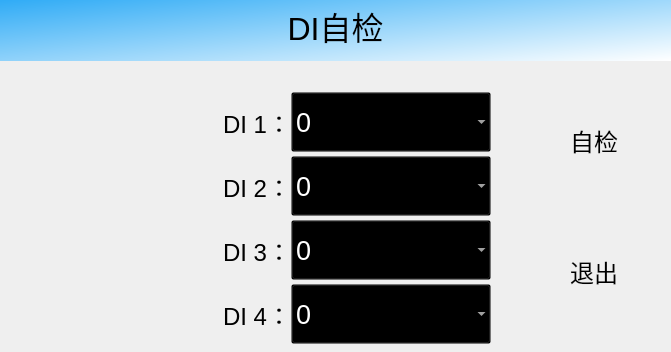
<?xml version="1.0" encoding="UTF-8"?>
<ui version="4.0">
 <class>DialogSetupDiCheck</class>
 <widget class="QDialog" name="DialogSetupDiCheck">
  <property name="geometry">
   <rect>
    <x>0</x>
    <y>0</y>
    <width>671</width>
    <height>352</height>
   </rect>
  </property>
  <property name="windowTitle">
   <string>Dialog</string>
  </property>
  <widget class="QWidget" name="horizontalLayoutWidget">
   <property name="geometry">
    <rect>
     <x>0</x>
     <y>0</y>
     <width>671</width>
     <height>351</height>
    </rect>
   </property>
   <layout class="QHBoxLayout" name="hLayoutMain" stretch="0">
    <property name="spacing">
     <number>0</number>
    </property>
    <property name="leftMargin">
     <number>0</number>
    </property>
    <property name="topMargin">
     <number>0</number>
    </property>
    <property name="rightMargin">
     <number>0</number>
    </property>
    <property name="bottomMargin">
     <number>0</number>
    </property>
    <item>
     <layout class="QVBoxLayout" name="verticalLayout" stretch="0">
      <property name="spacing">
       <number>0</number>
      </property>
      <property name="leftMargin">
       <number>0</number>
      </property>
      <property name="topMargin">
       <number>0</number>
      </property>
      <property name="rightMargin">
       <number>0</number>
      </property>
      <property name="bottomMargin">
       <number>0</number>
      </property>
      <item>
       <widget class="QFrame" name="frameParaments">
        <property name="styleSheet">
         <string notr="true">background-color: transparent;color:white;</string>
        </property>
        <property name="frameShape">
         <enum>QFrame::NoFrame</enum>
        </property>
        <property name="frameShadow">
         <enum>QFrame::Raised</enum>
        </property>
        <property name="lineWidth">
         <number>0</number>
        </property>
        <widget class="QWidget" name="layoutWidget_2">
         <property name="geometry">
          <rect>
           <x>0</x>
           <y>60</y>
           <width>531</width>
           <height>287</height>
          </rect>
         </property>
         <layout class="QGridLayout" name="gridLayout" rowstretch="1,0,0,0" columnstretch="0,0">
          <property name="leftMargin">
           <number>25</number>
          </property>
          <property name="topMargin">
           <number>30</number>
          </property>
          <property name="rightMargin">
           <number>40</number>
          </property>
          <property name="bottomMargin">
           <number>0</number>
          </property>
          <property name="spacing">
           <number>0</number>
          </property>
          <item row="3" column="0">
           <widget class="QLabel" name="lbDI4">
            <property name="minimumSize">
             <size>
              <width>0</width>
              <height>64</height>
             </size>
            </property>
            <property name="font">
             <font>
              <pointsize>18</pointsize>
             </font>
            </property>
            <property name="styleSheet">
             <string notr="true">background-color: transparent;
color: black;</string>
            </property>
            <property name="text">
             <string>DI 4：</string>
            </property>
            <property name="alignment">
             <set>Qt::AlignRight|Qt::AlignTrailing|Qt::AlignVCenter</set>
            </property>
           </widget>
          </item>
          <item row="2" column="0">
           <widget class="QLabel" name="lbDI3">
            <property name="minimumSize">
             <size>
              <width>0</width>
              <height>64</height>
             </size>
            </property>
            <property name="font">
             <font>
              <pointsize>18</pointsize>
             </font>
            </property>
            <property name="styleSheet">
             <string notr="true">background-color: transparent;
color: black;</string>
            </property>
            <property name="text">
             <string>DI 3：</string>
            </property>
            <property name="alignment">
             <set>Qt::AlignRight|Qt::AlignTrailing|Qt::AlignVCenter</set>
            </property>
           </widget>
          </item>
          <item row="1" column="0">
           <widget class="QLabel" name="lbDI2">
            <property name="minimumSize">
             <size>
              <width>0</width>
              <height>64</height>
             </size>
            </property>
            <property name="font">
             <font>
              <pointsize>18</pointsize>
             </font>
            </property>
            <property name="styleSheet">
             <string notr="true">background-color: transparent;
color: black;</string>
            </property>
            <property name="text">
             <string>DI 2：</string>
            </property>
            <property name="alignment">
             <set>Qt::AlignRight|Qt::AlignTrailing|Qt::AlignVCenter</set>
            </property>
           </widget>
          </item>
          <item row="3" column="1">
           <widget class="QComboBox" name="cmbDI4">
            <property name="enabled">
             <bool>true</bool>
            </property>
            <property name="sizePolicy">
             <sizepolicy hsizetype="Ignored" vsizetype="Fixed">
              <horstretch>0</horstretch>
              <verstretch>0</verstretch>
             </sizepolicy>
            </property>
            <property name="minimumSize">
             <size>
              <width>0</width>
              <height>60</height>
             </size>
            </property>
            <property name="maximumSize">
             <size>
              <width>200</width>
              <height>60</height>
             </size>
            </property>
            <property name="baseSize">
             <size>
              <width>200</width>
              <height>60</height>
             </size>
            </property>
            <property name="font">
             <font>
              <pointsize>20</pointsize>
             </font>
            </property>
            <property name="autoFillBackground">
             <bool>false</bool>
            </property>
            <property name="styleSheet">
             <string notr="true">QComboBox{
     background: rgba(0,0,0,0); 
     background-color: transparent;
     color:black;
     border: 0px solid gray;
     border-radius:3px;
     padding: 1px 2px 1px 2px;
     selection-background-color: blue;
}
QComboBox::drop-down{
    background-color: transparent;
    subcontrol-origin: padding;
    subcontrol-position:top right;
    width:60px;
    border-left-width:0px; 
    border-top-right-radius:3px;
    border-bottom-right-radius:3px;
}
QComboBox  QAbstractItemView{
    background-color: green;
    border-radius:3px;    
}
QComboBox  QAbstractItemView::item{
    height:50px;    
}
color: black;</string>
            </property>
            <property name="currentText">
             <string>0</string>
            </property>
            <property name="sizeAdjustPolicy">
             <enum>QComboBox::AdjustToContents</enum>
            </property>
            <property name="iconSize">
             <size>
              <width>32</width>
              <height>32</height>
             </size>
            </property>
            <property name="frame">
             <bool>false</bool>
            </property>
            <item>
             <property name="text">
              <string>0</string>
             </property>
            </item>
            <item>
             <property name="text">
              <string>1</string>
             </property>
            </item>
           </widget>
          </item>
          <item row="0" column="1">
           <widget class="QComboBox" name="cmbDI1">
            <property name="enabled">
             <bool>true</bool>
            </property>
            <property name="sizePolicy">
             <sizepolicy hsizetype="Ignored" vsizetype="Fixed">
              <horstretch>0</horstretch>
              <verstretch>0</verstretch>
             </sizepolicy>
            </property>
            <property name="minimumSize">
             <size>
              <width>0</width>
              <height>60</height>
             </size>
            </property>
            <property name="maximumSize">
             <size>
              <width>200</width>
              <height>60</height>
             </size>
            </property>
            <property name="baseSize">
             <size>
              <width>200</width>
              <height>60</height>
             </size>
            </property>
            <property name="font">
             <font>
              <pointsize>20</pointsize>
             </font>
            </property>
            <property name="autoFillBackground">
             <bool>false</bool>
            </property>
            <property name="styleSheet">
             <string notr="true">QComboBox{
     background: rgba(0,0,0,0); 
     background-color: transparent;
     color:black;
     border: 0px solid gray;
     border-radius:3px;
     padding: 1px 2px 1px 2px;
     selection-background-color: blue;
}
QComboBox::drop-down{
    background-color: transparent;
    subcontrol-origin: padding;
    subcontrol-position:top right;
    width:60px;
    border-left-width:0px; 
    border-top-right-radius:3px;
    border-bottom-right-radius:3px;
}
QComboBox  QAbstractItemView{
    background-color: green;
    border-radius:3px;    
}
QComboBox  QAbstractItemView::item{
    height:50px;    
}
color: black;</string>
            </property>
            <property name="currentText">
             <string>0</string>
            </property>
            <property name="sizeAdjustPolicy">
             <enum>QComboBox::AdjustToContents</enum>
            </property>
            <property name="iconSize">
             <size>
              <width>32</width>
              <height>32</height>
             </size>
            </property>
            <property name="frame">
             <bool>false</bool>
            </property>
            <item>
             <property name="text">
              <string>0</string>
             </property>
            </item>
            <item>
             <property name="text">
              <string>1</string>
             </property>
            </item>
           </widget>
          </item>
          <item row="2" column="1">
           <widget class="QComboBox" name="cmbDI3">
            <property name="enabled">
             <bool>true</bool>
            </property>
            <property name="sizePolicy">
             <sizepolicy hsizetype="Ignored" vsizetype="Fixed">
              <horstretch>0</horstretch>
              <verstretch>0</verstretch>
             </sizepolicy>
            </property>
            <property name="minimumSize">
             <size>
              <width>0</width>
              <height>60</height>
             </size>
            </property>
            <property name="maximumSize">
             <size>
              <width>200</width>
              <height>60</height>
             </size>
            </property>
            <property name="baseSize">
             <size>
              <width>200</width>
              <height>60</height>
             </size>
            </property>
            <property name="font">
             <font>
              <pointsize>20</pointsize>
             </font>
            </property>
            <property name="autoFillBackground">
             <bool>false</bool>
            </property>
            <property name="styleSheet">
             <string notr="true">QComboBox{
     background: rgba(0,0,0,0); 
     background-color: transparent;
     color:black;
     border: 0px solid gray;
     border-radius:3px;
     padding: 1px 2px 1px 2px;
     selection-background-color: blue;
}
QComboBox::drop-down{
    background-color: transparent;
    subcontrol-origin: padding;
    subcontrol-position:top right;
    width:60px;
    border-left-width:0px; 
    border-top-right-radius:3px;
    border-bottom-right-radius:3px;
}
QComboBox  QAbstractItemView{
    background-color: green;
    border-radius:3px;    
}
QComboBox  QAbstractItemView::item{
    height:50px;    
}
color: black;</string>
            </property>
            <property name="currentText">
             <string>0</string>
            </property>
            <property name="sizeAdjustPolicy">
             <enum>QComboBox::AdjustToContents</enum>
            </property>
            <property name="iconSize">
             <size>
              <width>32</width>
              <height>32</height>
             </size>
            </property>
            <property name="frame">
             <bool>false</bool>
            </property>
            <item>
             <property name="text">
              <string>0</string>
             </property>
            </item>
            <item>
             <property name="text">
              <string>1</string>
             </property>
            </item>
           </widget>
          </item>
          <item row="0" column="0">
           <widget class="QLabel" name="lbDI1">
            <property name="minimumSize">
             <size>
              <width>0</width>
              <height>64</height>
             </size>
            </property>
            <property name="font">
             <font>
              <pointsize>18</pointsize>
             </font>
            </property>
            <property name="styleSheet">
             <string notr="true">background-color: transparent;
color: black;</string>
            </property>
            <property name="text">
             <string>DI 1：</string>
            </property>
            <property name="alignment">
             <set>Qt::AlignRight|Qt::AlignTrailing|Qt::AlignVCenter</set>
            </property>
           </widget>
          </item>
          <item row="1" column="1">
           <widget class="QComboBox" name="cmbDI2">
            <property name="enabled">
             <bool>true</bool>
            </property>
            <property name="sizePolicy">
             <sizepolicy hsizetype="Ignored" vsizetype="Fixed">
              <horstretch>0</horstretch>
              <verstretch>0</verstretch>
             </sizepolicy>
            </property>
            <property name="minimumSize">
             <size>
              <width>0</width>
              <height>60</height>
             </size>
            </property>
            <property name="maximumSize">
             <size>
              <width>200</width>
              <height>60</height>
             </size>
            </property>
            <property name="baseSize">
             <size>
              <width>200</width>
              <height>60</height>
             </size>
            </property>
            <property name="font">
             <font>
              <pointsize>20</pointsize>
             </font>
            </property>
            <property name="autoFillBackground">
             <bool>false</bool>
            </property>
            <property name="styleSheet">
             <string notr="true">QComboBox{
     background: rgba(0,0,0,0); 
     background-color: transparent;
     color:black;
     border: 0px solid gray;
     border-radius:3px;
     padding: 1px 2px 1px 2px;
     selection-background-color: blue;
}
QComboBox::drop-down{
    background-color: transparent;
    subcontrol-origin: padding;
    subcontrol-position:top right;
    width:60px;
    border-left-width:0px; 
    border-top-right-radius:3px;
    border-bottom-right-radius:3px;
}
QComboBox  QAbstractItemView{
    background-color: green;
    border-radius:3px;    
}
QComboBox  QAbstractItemView::item{
    height:50px;    
}
color: black;</string>
            </property>
            <property name="currentText">
             <string>0</string>
            </property>
            <property name="sizeAdjustPolicy">
             <enum>QComboBox::AdjustToContents</enum>
            </property>
            <property name="iconSize">
             <size>
              <width>32</width>
              <height>32</height>
             </size>
            </property>
            <property name="frame">
             <bool>false</bool>
            </property>
            <item>
             <property name="text">
              <string>0</string>
             </property>
            </item>
            <item>
             <property name="text">
              <string>1</string>
             </property>
            </item>
           </widget>
          </item>
         </layout>
        </widget>
        <widget class="QLabel" name="label">
         <property name="geometry">
          <rect>
           <x>0</x>
           <y>-10</y>
           <width>671</width>
           <height>71</height>
          </rect>
         </property>
         <property name="font">
          <font>
           <pointsize>24</pointsize>
          </font>
         </property>
         <property name="styleSheet">
          <string notr="true">color: black;
background-color:  qlineargradient(spread:pad, x1:0, y1:0, x2:1, y2:1, stop:0 #20A5F5, stop:1 #FFFFFF);</string>
         </property>
         <property name="text">
          <string>DI自检</string>
         </property>
         <property name="alignment">
          <set>Qt::AlignCenter</set>
         </property>
        </widget>
        <widget class="QWidget" name="verticalLayoutWidget">
         <property name="geometry">
          <rect>
           <x>530</x>
           <y>60</y>
           <width>141</width>
           <height>291</height>
          </rect>
         </property>
         <layout class="QVBoxLayout" name="verticalLayout_2">
          <item>
           <widget class="QToolButton" name="btnCheck">
            <property name="minimumSize">
             <size>
              <width>128</width>
              <height>90</height>
             </size>
            </property>
            <property name="font">
             <font>
              <pointsize>18</pointsize>
             </font>
            </property>
            <property name="focusPolicy">
             <enum>Qt::NoFocus</enum>
            </property>
            <property name="styleSheet">
             <string notr="true">background: rgba(255,255,255,0);
color: black;</string>
            </property>
            <property name="text">
             <string>自检</string>
            </property>
            <property name="iconSize">
             <size>
              <width>64</width>
              <height>64</height>
             </size>
            </property>
            <property name="toolButtonStyle">
             <enum>Qt::ToolButtonTextUnderIcon</enum>
            </property>
            <property name="autoRaise">
             <bool>true</bool>
            </property>
           </widget>
          </item>
          <item>
           <widget class="QToolButton" name="btnClose">
            <property name="minimumSize">
             <size>
              <width>128</width>
              <height>90</height>
             </size>
            </property>
            <property name="font">
             <font>
              <pointsize>18</pointsize>
             </font>
            </property>
            <property name="focusPolicy">
             <enum>Qt::NoFocus</enum>
            </property>
            <property name="styleSheet">
             <string notr="true">background: rgba(255,255,255,0);

color: black;</string>
            </property>
            <property name="text">
             <string>退出</string>
            </property>
            <property name="icon">
             <iconset>
              <normaloff>:/Images/退出,出.png</normaloff>:/Images/退出,出.png</iconset>
            </property>
            <property name="iconSize">
             <size>
              <width>64</width>
              <height>64</height>
             </size>
            </property>
            <property name="toolButtonStyle">
             <enum>Qt::ToolButtonTextUnderIcon</enum>
            </property>
            <property name="autoRaise">
             <bool>true</bool>
            </property>
           </widget>
          </item>
         </layout>
        </widget>
       </widget>
      </item>
     </layout>
    </item>
   </layout>
  </widget>
 </widget>
 <resources/>
 <connections/>
</ui>
